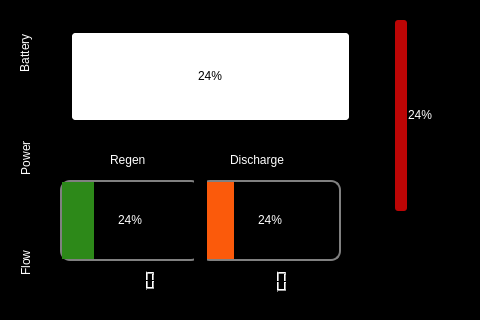
<?xml version="1.0" encoding="UTF-8"?>
<ui version="4.0">
 <class>MainWindow</class>
 <widget class="QMainWindow" name="MainWindow">
  <property name="geometry">
   <rect>
    <x>0</x>
    <y>0</y>
    <width>480</width>
    <height>320</height>
   </rect>
  </property>
  <property name="windowTitle">
   <string>MainWindow</string>
  </property>
  <property name="styleSheet">
   <string notr="true">QMainWindow{
background-color:black;
}
QWidget{
background-color:black;
}</string>
  </property>
  <widget class="QWidget" name="centralwidget">
   <widget class="QTabWidget" name="tabWidget">
    <property name="geometry">
     <rect>
      <x>0</x>
      <y>0</y>
      <width>480</width>
      <height>320</height>
     </rect>
    </property>
    <property name="styleSheet">
     <string notr="true">QTabWidget{
background-color:black;
}
QTabBar::tab{
color:white;
background-color:black;
width:50px;
height:105px;
}
QTabBar{
color:black;
background-color:black;
}
QWidget{
background-color:black;
border-color:black;
}
</string>
    </property>
    <property name="tabPosition">
     <enum>QTabWidget::West</enum>
    </property>
    <property name="currentIndex">
     <number>0</number>
    </property>
    <widget class="QWidget" name="tab">
     <attribute name="title">
      <string>Battery</string>
     </attribute>
     <widget class="QProgressBar" name="current_regen">
      <property name="geometry">
       <rect>
        <x>10</x>
        <y>180</y>
        <width>141</width>
        <height>81</height>
       </rect>
      </property>
      <property name="styleSheet">
       <string notr="true">QProgressBar::chunk{
background-color:rgb(45, 137, 25);
border-radius:0px;
}
QProgressBar{
border: 2px solid grey;
border-radius: 10px;
text-align: center;
background:black;
color:white;
}</string>
      </property>
      <property name="value">
       <number>24</number>
      </property>
     </widget>
     <widget class="QLabel" name="label_2">
      <property name="geometry">
       <rect>
        <x>60</x>
        <y>150</y>
        <width>51</width>
        <height>21</height>
       </rect>
      </property>
      <property name="text">
       <string>&lt;html&gt;&lt;head/&gt;&lt;body&gt;&lt;p&gt;&lt;span style=&quot; color:#ffffff;&quot;&gt;Regen&lt;/span&gt;&lt;/p&gt;&lt;/body&gt;&lt;/html&gt;</string>
      </property>
     </widget>
     <widget class="QProgressBar" name="SOC_prog">
      <property name="geometry">
       <rect>
        <x>20</x>
        <y>31</y>
        <width>281</width>
        <height>91</height>
       </rect>
      </property>
      <property name="styleSheet">
       <string notr="true">QProgressBar{
border: 2px solid black;
border-radius: 5px;
text-align: center;
background:white;
}
QProgressBar::chunk{
border-radius: 5px;
}

</string>
      </property>
      <property name="value">
       <number>24</number>
      </property>
     </widget>
     <widget class="QProgressBar" name="temp_prog">
      <property name="geometry">
       <rect>
        <x>345</x>
        <y>20</y>
        <width>51</width>
        <height>191</height>
       </rect>
      </property>
      <property name="styleSheet">
       <string notr="true">QProgressBar::chunk{
background-color: rgb(188, 5, 5);
border-radius: 3px;
}
QProgressBar{
border: none;
border-radius: 10px;
text-align: center;
background:black;
color:white;}</string>
      </property>
      <property name="value">
       <number>24</number>
      </property>
     </widget>
     <widget class="QProgressBar" name="current_discharge">
      <property name="geometry">
       <rect>
        <x>150</x>
        <y>180</y>
        <width>141</width>
        <height>81</height>
       </rect>
      </property>
      <property name="styleSheet">
       <string notr="true">QProgressBar::chunk{
background-color:rgb(251, 90, 11);
border-radius:0px;
}
QProgressBar{
border: 2px solid grey;
border-radius: 10px;
text-align: center;
background:black;
color:white;
}</string>
      </property>
      <property name="value">
       <number>24</number>
      </property>
     </widget>
     <widget class="QLabel" name="label">
      <property name="geometry">
       <rect>
        <x>180</x>
        <y>150</y>
        <width>81</width>
        <height>21</height>
       </rect>
      </property>
      <property name="text">
       <string>&lt;html&gt;&lt;head/&gt;&lt;body&gt;&lt;p&gt;&lt;span style=&quot; color:#ffffff;&quot;&gt;Discharge&lt;/span&gt;&lt;/p&gt;&lt;/body&gt;&lt;/html&gt;</string>
      </property>
     </widget>
     <widget class="QLabel" name="bat_out">
      <property name="geometry">
       <rect>
        <x>17</x>
        <y>28</y>
        <width>299</width>
        <height>97</height>
       </rect>
      </property>
      <property name="frameShape">
       <enum>QFrame::NoFrame</enum>
      </property>
      <property name="text">
       <string/>
      </property>
      <property name="textFormat">
       <enum>Qt::PlainText</enum>
      </property>
      <property name="pixmap">
       <pixmap resource="application.qrc">:/bo.jpg</pixmap>
      </property>
      <property name="scaledContents">
       <bool>true</bool>
      </property>
     </widget>
     <widget class="QLabel" name="label_3">
      <property name="geometry">
       <rect>
        <x>320</x>
        <y>10</y>
        <width>101</width>
        <height>295</height>
       </rect>
      </property>
      <property name="text">
       <string/>
      </property>
      <property name="pixmap">
       <pixmap resource="application.qrc">:/thermooutline.jpg</pixmap>
      </property>
      <property name="scaledContents">
       <bool>true</bool>
      </property>
     </widget>
     <widget class="Line" name="line">
      <property name="geometry">
       <rect>
        <x>144</x>
        <y>180</y>
        <width>13</width>
        <height>81</height>
       </rect>
      </property>
      <property name="orientation">
       <enum>Qt::Vertical</enum>
      </property>
     </widget>
     <widget class="QLCDNumber" name="regen_num">
      <property name="geometry">
       <rect>
        <x>50</x>
        <y>270</y>
        <width>64</width>
        <height>21</height>
       </rect>
      </property>
      <property name="styleSheet">
       <string notr="true">QLCDNumber{
text-align:center;
}</string>
      </property>
     </widget>
     <widget class="QLCDNumber" name="dischargenum">
      <property name="geometry">
       <rect>
        <x>180</x>
        <y>270</y>
        <width>64</width>
        <height>23</height>
       </rect>
      </property>
      <property name="styleSheet">
       <string notr="true"/>
      </property>
     </widget>
     <zorder>label_3</zorder>
     <zorder>bat_out</zorder>
     <zorder>SOC_prog</zorder>
     <zorder>current_regen</zorder>
     <zorder>label_2</zorder>
     <zorder>temp_prog</zorder>
     <zorder>current_discharge</zorder>
     <zorder>label</zorder>
     <zorder>line</zorder>
     <zorder>regen_num</zorder>
     <zorder>dischargenum</zorder>
    </widget>
    <widget class="QWidget" name="tab_2">
     <property name="styleSheet">
      <string notr="true"/>
     </property>
     <attribute name="title">
      <string>Power</string>
     </attribute>
     <widget class="QProgressBar" name="EnginePow">
      <property name="geometry">
       <rect>
        <x>30</x>
        <y>60</y>
        <width>331</width>
        <height>81</height>
       </rect>
      </property>
      <property name="styleSheet">
       <string notr="true">QProgressBar{
border: 2px solid black;
border-radius: 5px;
text-align: center;
color:white;
background:grey;
}
QProgressBar::chunk{
border-radius: 5px;
color: red;
background-color:rgb(149, 11, 11);
}
</string>
      </property>
      <property name="value">
       <number>24</number>
      </property>
     </widget>
     <widget class="QProgressBar" name="MotPow">
      <property name="geometry">
       <rect>
        <x>30</x>
        <y>200</y>
        <width>331</width>
        <height>81</height>
       </rect>
      </property>
      <property name="styleSheet">
       <string notr="true">QProgressBar{
border: 2px solid black;
border-radius: 5px;
text-align: center;
color:white;
background:grey;
}
QProgressBar::chunk{
border-radius: 5px;
color: red;
background-color:rgb(25, 143, 41);
}
</string>
      </property>
      <property name="value">
       <number>24</number>
      </property>
     </widget>
     <widget class="QLabel" name="label_5">
      <property name="geometry">
       <rect>
        <x>30</x>
        <y>40</y>
        <width>131</width>
        <height>21</height>
       </rect>
      </property>
      <property name="styleSheet">
       <string notr="true">QLabel{
color:white;
}</string>
      </property>
      <property name="text">
       <string>Engine Power</string>
      </property>
     </widget>
     <widget class="QLabel" name="label_7">
      <property name="geometry">
       <rect>
        <x>30</x>
        <y>180</y>
        <width>131</width>
        <height>21</height>
       </rect>
      </property>
      <property name="styleSheet">
       <string notr="true">QLabel{
color:white;
}</string>
      </property>
      <property name="text">
       <string>Motor  Power</string>
      </property>
     </widget>
    </widget>
    <widget class="QWidget" name="tab_3">
     <attribute name="title">
      <string>Flow</string>
     </attribute>
     <widget class="QLabel" name="label_4">
      <property name="geometry">
       <rect>
        <x>0</x>
        <y>50</y>
        <width>421</width>
        <height>201</height>
       </rect>
      </property>
      <property name="text">
       <string/>
      </property>
      <property name="pixmap">
       <pixmap resource="application.qrc">:/camaro.bmp</pixmap>
      </property>
      <property name="scaledContents">
       <bool>true</bool>
      </property>
     </widget>
     <widget class="QLabel" name="fatboy">
      <property name="geometry">
       <rect>
        <x>110</x>
        <y>126</y>
        <width>151</width>
        <height>50</height>
       </rect>
      </property>
      <property name="text">
       <string/>
      </property>
      <property name="pixmap">
       <pixmap resource="application.qrc">:/arrowleft.bmp</pixmap>
      </property>
      <property name="scaledContents">
       <bool>true</bool>
      </property>
     </widget>
     <widget class="QLabel" name="label_6">
      <property name="geometry">
       <rect>
        <x>300</x>
        <y>140</y>
        <width>31</width>
        <height>21</height>
       </rect>
      </property>
      <property name="text">
       <string/>
      </property>
      <property name="pixmap">
       <pixmap resource="application.qrc">:/chub.bmp</pixmap>
      </property>
      <property name="scaledContents">
       <bool>true</bool>
      </property>
     </widget>
     <widget class="QLabel" name="skinnyboy">
      <property name="geometry">
       <rect>
        <x>110</x>
        <y>140</y>
        <width>151</width>
        <height>21</height>
       </rect>
      </property>
      <property name="text">
       <string/>
      </property>
      <property name="pixmap">
       <pixmap resource="application.qrc">:/arrowleft.bmp</pixmap>
      </property>
      <property name="scaledContents">
       <bool>true</bool>
      </property>
     </widget>
     <widget class="QLabel" name="dischargearrow">
      <property name="geometry">
       <rect>
        <x>70</x>
        <y>90</y>
        <width>201</width>
        <height>31</height>
       </rect>
      </property>
      <property name="text">
       <string/>
      </property>
      <property name="pixmap">
       <pixmap resource="application.qrc">:/unchrg.bmp</pixmap>
      </property>
      <property name="scaledContents">
       <bool>true</bool>
      </property>
     </widget>
     <widget class="QLabel" name="chargarrow">
      <property name="geometry">
       <rect>
        <x>80</x>
        <y>90</y>
        <width>191</width>
        <height>31</height>
       </rect>
      </property>
      <property name="text">
       <string/>
      </property>
      <property name="pixmap">
       <pixmap resource="application.qrc">:/chrg.bmp</pixmap>
      </property>
      <property name="scaledContents">
       <bool>true</bool>
      </property>
     </widget>
     <widget class="QProgressBar" name="progressBar">
      <property name="geometry">
       <rect>
        <x>88</x>
        <y>82</y>
        <width>5</width>
        <height>135</height>
       </rect>
      </property>
      <property name="styleSheet">
       <string notr="true">QProgressBar::chunk{
background-color:rgb(234, 170, 12);
}</string>
      </property>
      <property name="value">
       <number>24</number>
      </property>
     </widget>
     <widget class="QProgressBar" name="orb1">
      <property name="geometry">
       <rect>
        <x>110</x>
        <y>100</y>
        <width>20</width>
        <height>20</height>
       </rect>
      </property>
      <property name="styleSheet">
       <string notr="true">QProgressBar::chunk{
background-color:rgb(252, 149, 0);
border-radius:5px;
}
QProgressBar{
border: 2px solid rgb(252, 149, 0);
border-radius: 10px;
text-align: center;
background:black;
color:white;
}</string>
      </property>
      <property name="value">
       <number>24</number>
      </property>
     </widget>
     <widget class="QProgressBar" name="orb1_2">
      <property name="geometry">
       <rect>
        <x>150</x>
        <y>90</y>
        <width>20</width>
        <height>20</height>
       </rect>
      </property>
      <property name="styleSheet">
       <string notr="true">QProgressBar::chunk{
background-color:rgb(252, 149, 0);
border-radius:5px;
}
QProgressBar{
border: 2px solid rgb(252, 149, 0);
border-radius: 10px;
text-align: center;
background:black;
color:white;
}</string>
      </property>
      <property name="value">
       <number>24</number>
      </property>
     </widget>
     <widget class="QProgressBar" name="orb1_3">
      <property name="geometry">
       <rect>
        <x>190</x>
        <y>90</y>
        <width>20</width>
        <height>20</height>
       </rect>
      </property>
      <property name="styleSheet">
       <string notr="true">QProgressBar::chunk{
background-color:rgb(252, 149, 0);
border-radius:5px;
}
QProgressBar{
border: 2px solid rgb(252, 149, 0);
border-radius: 10px;
text-align: center;
background:black;
color:white;
}</string>
      </property>
      <property name="value">
       <number>24</number>
      </property>
     </widget>
     <widget class="QProgressBar" name="orb1_4">
      <property name="geometry">
       <rect>
        <x>230</x>
        <y>100</y>
        <width>20</width>
        <height>20</height>
       </rect>
      </property>
      <property name="styleSheet">
       <string notr="true">QProgressBar::chunk{
background-color:rgb(252, 149, 0);
border-radius:5px;
}
QProgressBar{
border: 2px solid rgb(252, 149, 0);
border-radius: 10px;
text-align: center;
background:black;
color:white;
}</string>
      </property>
      <property name="value">
       <number>24</number>
      </property>
     </widget>
     <widget class="QProgressBar" name="orb1_5">
      <property name="geometry">
       <rect>
        <x>240</x>
        <y>140</y>
        <width>20</width>
        <height>20</height>
       </rect>
      </property>
      <property name="styleSheet">
       <string notr="true">QProgressBar::chunk{
background-color:rgb(252, 149, 0);
border-radius:5px;
}
QProgressBar{
border: 2px solid rgb(252, 149, 0);
border-radius: 10px;
text-align: center;
background:black;
color:white;
}</string>
      </property>
      <property name="value">
       <number>24</number>
      </property>
     </widget>
     <widget class="QProgressBar" name="orb1_6">
      <property name="geometry">
       <rect>
        <x>210</x>
        <y>140</y>
        <width>20</width>
        <height>20</height>
       </rect>
      </property>
      <property name="styleSheet">
       <string notr="true">QProgressBar::chunk{
background-color:rgb(252, 149, 0);
border-radius:5px;
}
QProgressBar{
border: 2px solid rgb(252, 149, 0);
border-radius: 10px;
text-align: center;
background:black;
color:white;
}</string>
      </property>
      <property name="value">
       <number>24</number>
      </property>
     </widget>
     <widget class="QProgressBar" name="orb1_7">
      <property name="geometry">
       <rect>
        <x>180</x>
        <y>140</y>
        <width>20</width>
        <height>20</height>
       </rect>
      </property>
      <property name="styleSheet">
       <string notr="true">QProgressBar::chunk{
background-color:rgb(252, 149, 0);
border-radius:5px;
}
QProgressBar{
border: 2px solid rgb(252, 149, 0);
border-radius: 10px;
text-align: center;
background:black;
color:white;
}</string>
      </property>
      <property name="value">
       <number>24</number>
      </property>
     </widget>
     <widget class="QProgressBar" name="orb1_8">
      <property name="geometry">
       <rect>
        <x>150</x>
        <y>140</y>
        <width>20</width>
        <height>20</height>
       </rect>
      </property>
      <property name="styleSheet">
       <string notr="true">QProgressBar::chunk{
background-color:rgb(252, 149, 0);
border-radius:5px;
}
QProgressBar{
border: 2px solid rgb(252, 149, 0);
border-radius: 10px;
text-align: center;
background:black;
color:white;
}</string>
      </property>
      <property name="value">
       <number>24</number>
      </property>
     </widget>
     <widget class="QProgressBar" name="orb1_9">
      <property name="geometry">
       <rect>
        <x>120</x>
        <y>140</y>
        <width>20</width>
        <height>20</height>
       </rect>
      </property>
      <property name="styleSheet">
       <string notr="true">QProgressBar::chunk{
background-color:rgb(252, 149, 0);
border-radius:5px;
}
QProgressBar{
border: 2px solid rgb(252, 149, 0);
border-radius: 10px;
text-align: center;
background:black;
color:white;
}</string>
      </property>
      <property name="value">
       <number>24</number>
      </property>
     </widget>
    </widget>
   </widget>
  </widget>
 </widget>
 <resources>
  <include location="application.qrc"/>
 </resources>
 <connections/>
</ui>
